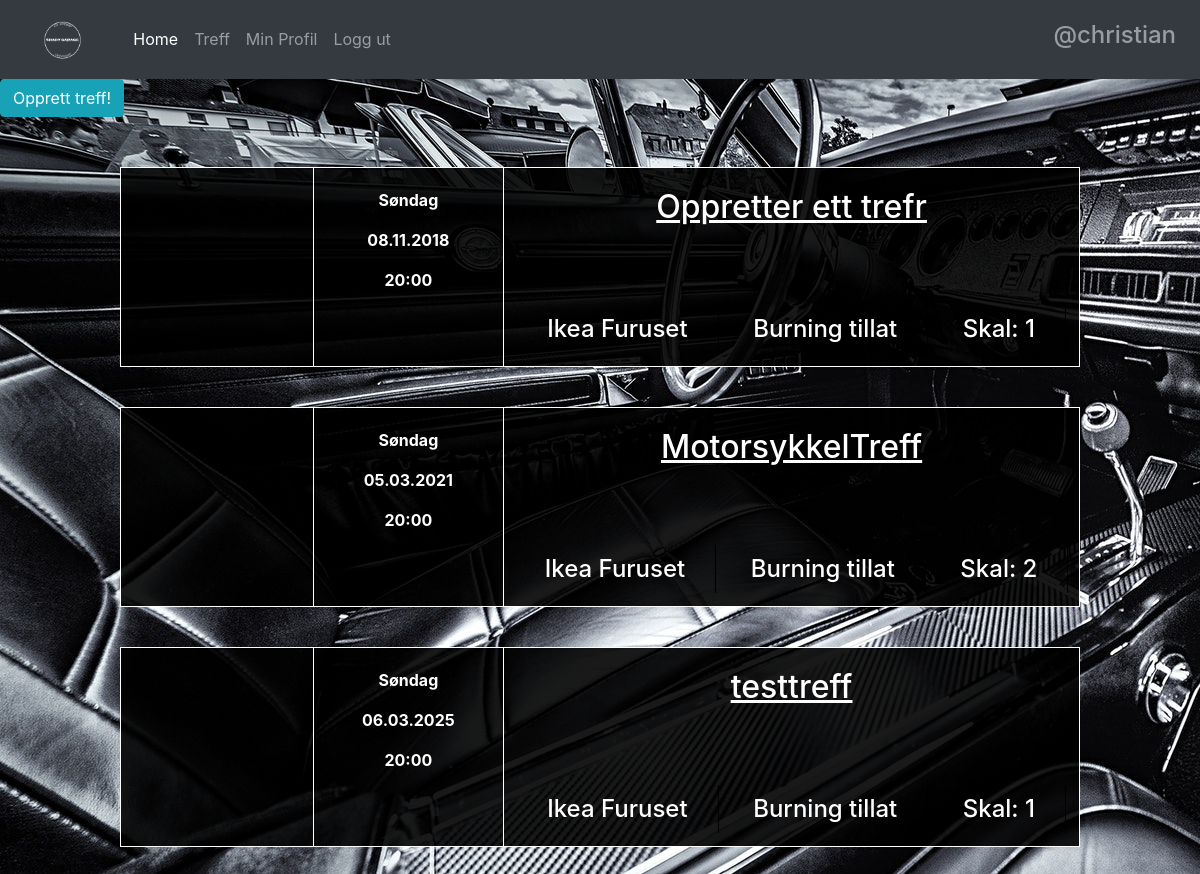
The app's page /meets/ (signed in) with its own data.
### meets/models.py (models this page shows, shortened)
class Meet(models.Model):
    meet_name = models.CharField(max_length = 255, unique = True)
    date = models.DateTimeField()
    time = models.TimeField(blank = True, default="19:00:00")
    slug = models.SlugField(allow_unicode = True, unique = True)
    description = models.TextField()
    meet_image = models.ImageField(upload_to = "meets_pic", blank = True, default = "/meets_pic/meet_default.png")
    users_joining = models.ManyToManyField(auth.models.User, blank = True, related_name = "members_joining_meet")
    longitude = models.CharField(max_length = 255, blank = True)
    latitude = models.CharField(max_length = 255,blank = True)
    def get_absolute_url(self):
        return reverse("meets:single", kwargs={"slug":self.slug})
    class Meta:
        ordering = ['date']

### meets/views.py (the view)
class MeetsListView(ListView):
    template_name = 'meets/meets_list.html'
    model = models.Meet

### meets/templates/meets/meets_list.html (shortened to what this page needs)
{% extends "base.html" %}
{% load staticfiles %}
{% block body %}
{% if user.is_authenticated %}
<a class="btn btn-info" href="{%url 'meets:create_meet'%}" role="button">Opprett treff! </a>
<div class="meet_list_container">
{% for meet in object_list %}
    <div class="meet_card_container">
      <div class="meet_card_img_container">
      </div><div class="meet_card_time_container">
        <p>Søndag</p>
        <p>{{ meet.date|date:'d.m.Y'}}</p>
        <p>20:00</p>
      </div><div class="meet_card_info_container">
        <h2><a href="{{ meet.get_absolute_url }}">{{meet.meet_name}}</a></h2>
        <div class="meet_card_info">
          <h4>Ikea Furuset</h4>
          <h4>Burning tillat</h4>
          <h4>Skal: {{meet.users_joining.count}}</h4>
        </div>
      </div>
    </div>
{% endfor %}
</div>
{% endif %}
{% endblock %}

### templates/base.html (shortened to what this page needs)
<!DOCTYPE html>
<html>
  <head>
    {% load staticfiles %}
    <link rel="stylesheet" href="{% static 'css/style.css' %}">
    <link rel="stylesheet" href="https://maxcdn.bootstrapcdn.com/bootstrap/4.0.0-beta.2/css/bootstrap.min.css">
  </head>
  <body>
    <nav class="navbar navbar-expand-lg navbar-dark bg-dark">
      <a class="navbar-brand" href="{% url 'home'%}"> <img src="{%static "images/logomidlertidig.png"%}" id="brand-image" alt=""> </a>
      <div class="collapse navbar-collapse" id="navbarNav">
        <ul class="navbar-nav mr-auto">
          <li class="nav-item active">
            <a class="nav-link" href="{% url 'home'%}">Home <span class="sr-only">(current)</span></a>
          </li>
          <li class="nav-item">
            <a class="nav-link" href="{% url 'meets:meets_list' %}">Treff</a>
          </li>
          {% if user.is_authenticated %}
          <li class="nav-item">
            <a class="nav-link" href="{% url 'accounts:profile_page'%}">Min Profil</a>
          </li>
          <li class="nav-item">
              <a class="nav-link" href="{% url 'accounts:logout' %}">Logg ut</a>
          </li>
        </ul>
          <ul class="navbar-nav">
            <li class="nav-item">
              <h4><a class="nav-link" href="{% url 'meets:meets_list' %}"> @{{user.username}} </a></h4>
            </li>
          </ul>
          {% endif %}
      </div>
    </nav>
    {% block body %}
    {% endblock %}
  </body>
</html>

### static/css/style.css (style rules this page uses)
* { margin: 0; padding: 0; }
a { text-decoration: none; }
.meet_list_container { text-align: center; padding: 30px 0; }
.meet_card_container { display: inline-block; height: 200px; width: 80%; margin: 20px auto; border: 1px solid white; background-color: rgba(0,0,0,0.9); color:white; }
.meet_card_img_container { display: inline-block; width: 20%; height: 100%; }
.meet_card_time_container { display: inline-block; vertical-align: top; padding: 20px 0 0 0; width: 20%; height: 100%; border-left: 1px solid white; border-right: 1px solid white; }
.meet_card_time_container p { display: block; font-weight: bold; }
.meet_card_info_container { display: inline-block; width: 60%; height: 100%; vertical-align: top; }
.meet_card_info_container h2 { display: block; text-decoration: underline; padding-top: 20px; height: 45%; }
.meet_card_info_container h2 a { color:white; }
.meet_card_info { height: 50%; padding-top: 40px; }
.meet_card_info h4 { display: inline-block; border-right: 1px solid black; padding: 10px 30px; }
#brand-image { height: 52.5px; width: 93.3px; }

### records on screen
Meet: date "08.11.2018", meet_name "Oppretter ett trefr", users_joining.count "1"
Meet: date "05.03.2021", meet_name "MotorsykkelTreff", users_joining.count "2"
Meet: date "06.03.2025", meet_name "testtreff", users_joining.count "1"

### other values on screen
{{ user.username }} "christian"
